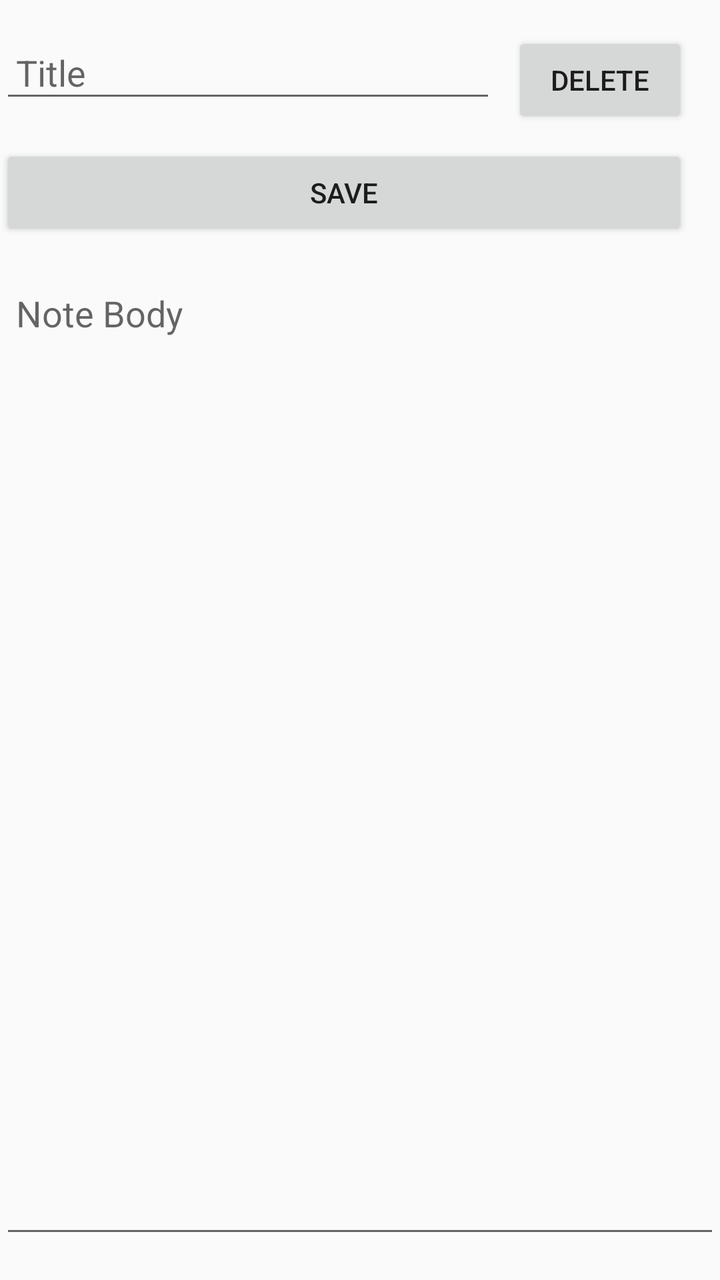
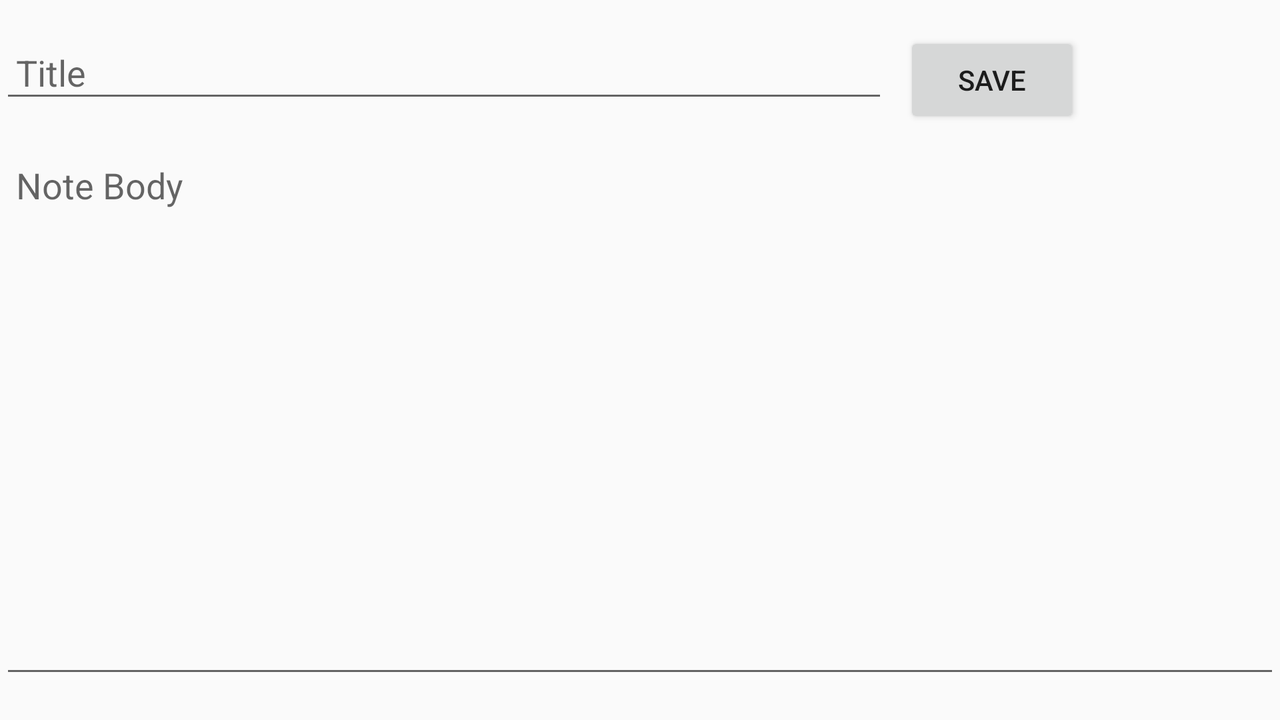

Compare how this app lays out the same screen by default and in its alternative resource folder. The renders come first, then the two layout files and the values they reference.
<!-- AndroidManifest.xml: application theme Theme.NoteEncrypt -->
<!-- res/layout/activity_note.xml -->
<?xml version="1.0" encoding="utf-8"?>
<RelativeLayout xmlns:android="http://schemas.android.com/apk/res/android"
    xmlns:tools="http://schemas.android.com/tools"
    android:layout_width="match_parent"
    android:layout_height="match_parent"
    tools:context=".NoteActivity">

    <EditText
        android:id="@+id/edit_text_title"
        android:layout_width="match_parent"
        android:layout_height="wrap_content"
        android:hint="@string/edit_text_title_hint"
        android:layout_alignParentTop="true"
        android:layout_toStartOf="@id/button_delete"
        android:layout_marginEnd="8dp"
        android:layout_marginTop="16dp"
        android:padding="8dp" />

    <Button
        android:id="@+id/button_delete"
        android:layout_width="wrap_content"
        android:layout_height="wrap_content"
        android:text="@string/delete"
        android:layout_alignParentTop="true"
        android:layout_alignParentEnd="true"
        android:layout_marginEnd="16dp"
        android:layout_marginTop="16dp" />

    <EditText
        android:id="@+id/edit_text_body"
        android:layout_width="match_parent"
        android:layout_height="match_parent"
        android:hint="@string/edit_text_body_hint"
        android:layout_below="@id/button_save"
        android:layout_marginTop="16dp"
        android:padding="8dp"
        android:textAlignment="viewStart"
        android:inputType="textMultiLine"
        android:gravity="top|start"
        android:layout_marginBottom="16dp"
        android:paddingBottom="8dp" />
    <Button
        android:id="@+id/button_save"
        android:layout_width="match_parent"
        android:layout_height="wrap_content"
        android:layout_below="@+id/edit_text_title"
        android:text="@string/button_save"
        android:layout_marginEnd="16dp"
        android:layout_marginTop="16dp" />
</RelativeLayout>
<!-- resources referenced by this layout -->
<resources>
  <string name="button_save">Save</string>
  <string name="delete">Delete</string>
  <string name="edit_text_body_hint">Note Body</string>
  <string name="edit_text_title_hint">Title</string>
  <style name="Theme.NoteEncrypt" parent="Theme.AppCompat.Light.DarkActionBar">
          
          <item name="colorPrimary">@color/colorPrimary</item>
          <item name="colorPrimaryDark">@color/colorPrimaryDark</item>
          <item name="colorAccent">@color/colorAccent</item>
      </style>
</resources>
<!-- res/layout-land/activity_note.xml (the repository's variant of the layout above) -->
<!-- drawn on the phone turned sideways -->
<?xml version="1.0" encoding="utf-8"?>
<RelativeLayout xmlns:android="http://schemas.android.com/apk/res/android"
    xmlns:tools="http://schemas.android.com/tools"
    android:layout_width="match_parent"
    android:layout_height="match_parent"
    tools:context=".NoteActivity">

    <EditText
        android:id="@+id/edit_text_title"
        android:layout_width="match_parent"
        android:layout_height="wrap_content"
        android:hint="@string/edit_text_title_hint"
        android:layout_alignParentTop="true"
        android:layout_toStartOf="@id/button_save"
        android:layout_marginEnd="8dp"
        android:layout_marginTop="16dp"
        android:padding="8dp" />

    <Button
        android:id="@+id/button_save"
        android:layout_width="wrap_content"
        android:layout_height="wrap_content"
        android:text="@string/button_save"
        android:layout_alignParentTop="true"
        android:layout_alignParentEnd="true"
        android:layout_marginEnd="100dp"
        android:layout_marginTop="16dp" />

    <EditText
        android:id="@+id/edit_text_body"
        android:layout_width="match_parent"
        android:layout_height="match_parent"
        android:hint="@string/edit_text_body_hint"
        android:layout_below="@id/edit_text_title"
        android:layout_marginTop="16dp"
        android:padding="8dp"
        android:textAlignment="viewStart"
        android:inputType="textMultiLine"
        android:gravity="top|start"
        android:layout_marginBottom="16dp"
        android:paddingBottom="8dp" />
</RelativeLayout>
<!-- resources referenced by the variant -->
<!-- as the phone turned sideways resolves them -->
<resources>
  <string name="button_save">Save</string>
  <string name="edit_text_body_hint">Note Body</string>
  <string name="edit_text_title_hint">Title</string>
  <style name="Theme.NoteEncrypt" parent="Theme.AppCompat.Light.DarkActionBar">
          
          <item name="colorPrimary">@color/colorPrimary</item>
          <item name="colorPrimaryDark">@color/colorPrimaryDark</item>
          <item name="colorAccent">@color/colorAccent</item>
      </style>
</resources>
